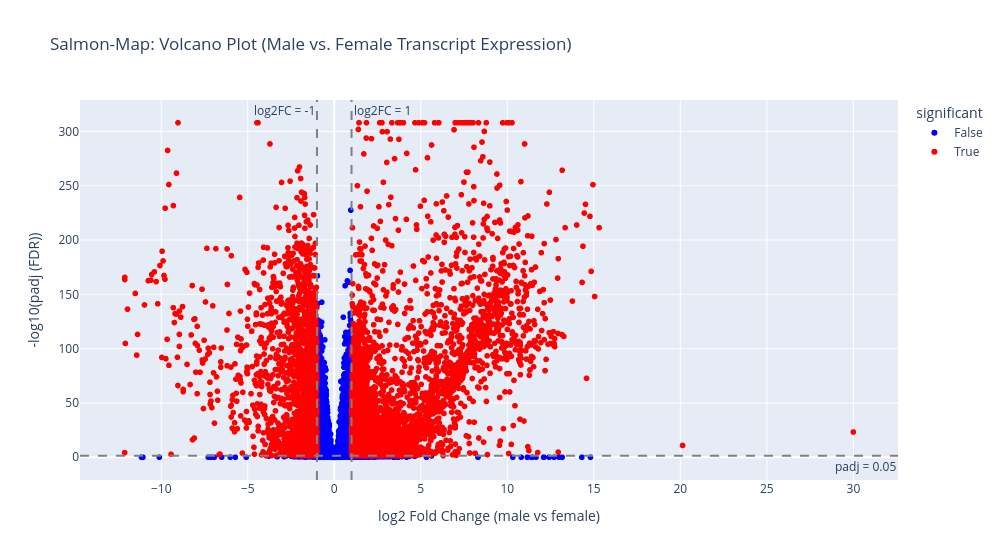

This figure's notebook cell:
### Code cell
fig = px.scatter(
    results_full_annot,
    x="log2FoldChange",
    y="neglog10_padj",
    hover_name="transcript_id",
    hover_data=["padj", "HOG", "PFAMs"],  # Use the columns that already exist
    color="significant",
    color_discrete_map={True: "red", False: "blue"},
    title="Salmon-Map: Volcano Plot (Male vs. Female Transcript Expression)"
)

fig.update_traces(textposition='top center', textfont_size=8)

fig.update_layout(
    xaxis_title="log2 Fold Change (male vs female)",
    yaxis_title="-log10(padj (FDR))",
    width = 1000
)

# Horizontal FDR=0.05 cutoff
padj_cut = -np.log10(0.05)

fig.add_hline(
    y=padj_cut,
    line_dash="dash",
    line_color="grey",
    annotation_text="padj = 0.05",
    annotation_position="bottom right"
)

# Vertical log2FC cutoffs
fig.add_vline(
    x=-1,
    line_dash="dash",
    line_color="grey",
    annotation_text="log2FC = -1",
    annotation_position="top left"
)
fig.add_vline(
    x=1,
    line_dash="dash",
    line_color="grey",
    annotation_text="log2FC = 1",
    annotation_position="top right"
)
#fig.write_image("salmon_map_volcano.svg")
fig.show()


#DE genes
sig_counts = results_full_annot["significant"].sum()
higher_in_m = ((results_full_annot["significant"]) & 
               (results_full_annot["log2FoldChange"] > 0)).sum()
higher_in_f = ((results_full_annot["significant"]) & 
               (results_full_annot["log2FoldChange"] < 0)).sum()

print(f"Total significant transcripts: {sig_counts}")
print(f"Higher in males: {higher_in_m}")
print(f"Higher in females: {higher_in_f}")

### Figure 1 — Plotly figure (JSON) as saved in the notebook; plotly's stock layout.template omitted (floating-point values rounded to 4 significant figures; data arrays with more than 128 entries replaced by an {"elided": "..."} marker saying what was removed)
{"data": [{"customdata": {"elided": "10304x3 mixed values"}, "hovertemplate": "<b>%{hovertext}</b><br><br>significant=False<br>log2FoldChange=%{x}<br>neglog10_padj=%{y}<br>padj=%{customdata[0]}<br>HOG=%{customdata[1]}<br>PFAMs=%{customdata[2]}<extra></extra>", "hovertext": {"elided": "10304 str values"}, "legendgroup": "False", "marker": {"color": "blue", "symbol": "circle"}, "mode": "markers", "name": "False", "showlegend": true, "textfont": {"size": 8}, "textposition": "top center", "type": "scattergl", "x": {"elided": "10304 float values"}, "xaxis": "x", "y": {"elided": "10304 float values"}, "yaxis": "y"}, {"customdata": {"elided": "7270x3 mixed values"}, "hovertemplate": "<b>%{hovertext}</b><br><br>significant=True<br>log2FoldChange=%{x}<br>neglog10_padj=%{y}<br>padj=%{customdata[0]}<br>HOG=%{customdata[1]}<br>PFAMs=%{customdata[2]}<extra></extra>", "hovertext": {"elided": "7270 str values"}, "legendgroup": "True", "marker": {"color": "red", "symbol": "circle"}, "mode": "markers", "name": "True", "showlegend": true, "textfont": {"size": 8}, "textposition": "top center", "type": "scattergl", "x": {"elided": "7270 float values"}, "xaxis": "x", "y": {"elided": "7270 float values"}, "yaxis": "y"}], "layout": {"annotations": [{"showarrow": false, "text": "padj = 0.05", "x": 1, "xanchor": "right", "xref": "x domain", "y": 1.301, "yanchor": "top", "yref": "y"}, {"showarrow": false, "text": "log2FC = -1", "x": -1, "xanchor": "right", "xref": "x", "y": 1, "yanchor": "top", "yref": "y domain"}, {"showarrow": false, "text": "log2FC = 1", "x": 1, "xanchor": "left", "xref": "x", "y": 1, "yanchor": "top", "yref": "y domain"}], "legend": {"title": {"text": "significant"}, "tracegroupgap": 0}, "shapes": [{"line": {"color": "grey", "dash": "dash"}, "type": "line", "x0": 0, "x1": 1, "xref": "x domain", "y0": 1.301, "y1": 1.301, "yref": "y"}, {"line": {"color": "grey", "dash": "dash"}, "type": "line", "x0": -1, "x1": -1, "xref": "x", "y0": 0, "y1": 1, "yref": "y domain"}, {"line": {"color": "grey", "dash": "dash"}, "type": "line", "x0": 1, "x1": 1, "xref": "x", "y0": 0, "y1": 1, "yref": "y domain"}], "title": {"text": "Salmon-Map: Volcano Plot (Male vs. Female Transcript Expression)"}, "width": 1000, "xaxis": {"anchor": "y", "domain": [0, 1], "title": {"text": "log2 Fold Change (male vs female)"}}, "yaxis": {"anchor": "x", "domain": [0, 1], "title": {"text": "-log10(padj (FDR))"}}}}
